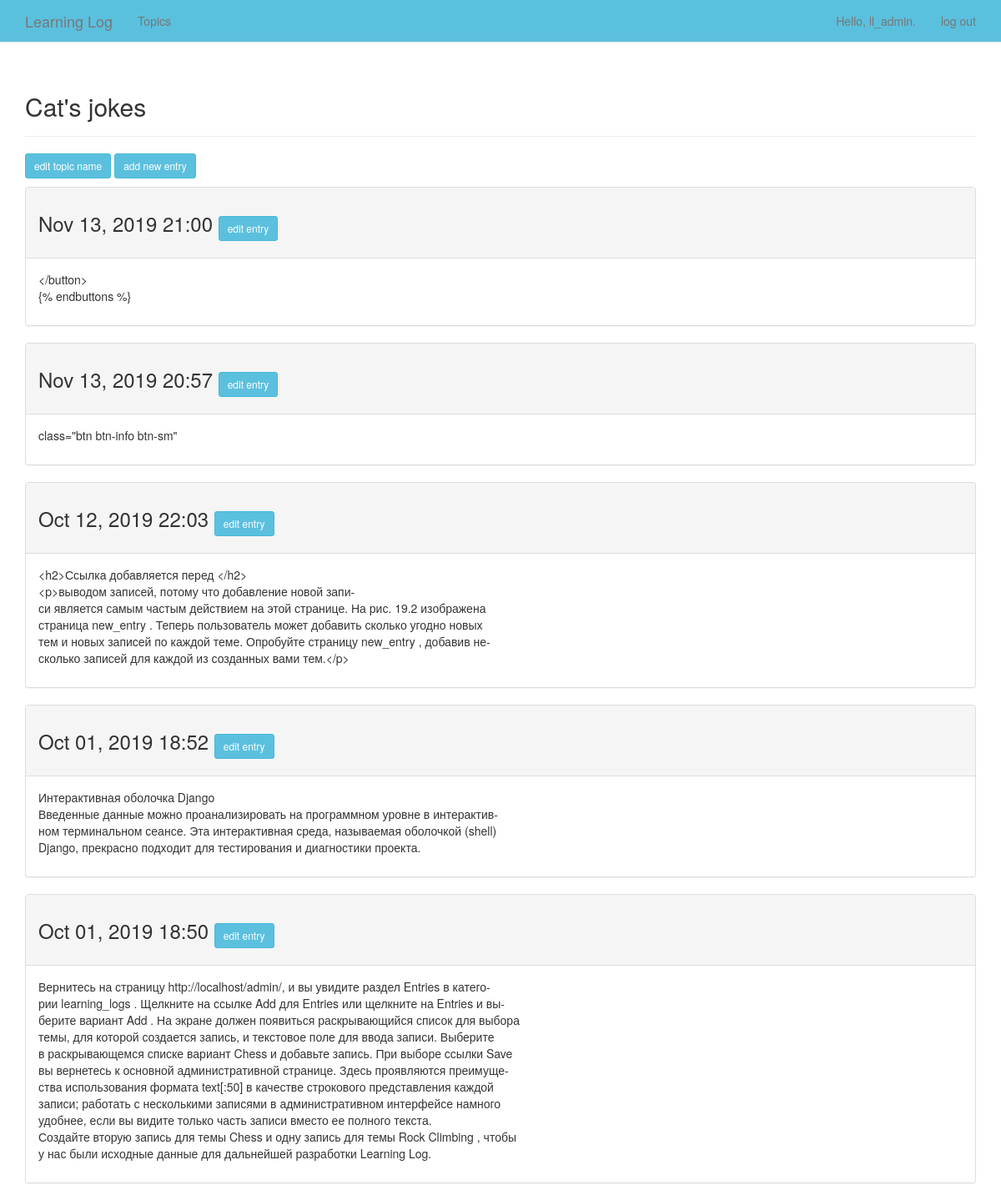
The page /topics/1/ (signed in) on the database its author committed.
### learning_logs/models.py (models this page shows, shortened)
class Topic(models.Model):
    text = models.CharField(max_length=200)
    date_added = models.DateTimeField(auto_now_add=True)
    owner = models.ForeignKey(User, on_delete=models.CASCADE)
    def __str__(self):
        return self.text

class Entry(models.Model):
    topic = models.ForeignKey(Topic, on_delete=models.CASCADE, )
    text = models.TextField()
    date_added = models.DateTimeField(auto_now_add=True)
    class Meta:
        verbose_name_plural = 'entries'

### learning_logs/views.py (the view)
# urls.py: path('topics/<int:topic_id>/', views.topic, name='topic'),
@login_required
def topic(request, topic_id):
    topic = Topic.objects.get(id=topic_id)
    if topic.owner != request.user:
        raise Http404
    entries = topic.entry_set.order_by('-date_added')
    context = {'topic': topic, 'entries': entries}
    return render(request, 'learning_logs/topic.html', context)

### learning_logs/templates/learning_logs/topic.html
{% extends "learning_logs/base.html" %}
{% block header %}
<h2>{{ topic }}</h2>
{% endblock header %}
{% block content %}
<p>
    <a href="{% url 'learning_logs:edit_topic' topic.id %}" class="btn btn-info btn-sm">edit topic name</a>
    <a href="{% url 'learning_logs:new_entry' topic.id %}" class="btn btn-info btn-sm">add new entry</a>
</p>
{% for entry in entries %}
<div class="panel panel-default">
    <div class="panel-heading">
        <h3>
            {{ entry.date_added|date:'M d, Y H:i' }}
            <small>
                <a href="{% url 'learning_logs:edit_entry' entry.id %}" class="btn btn-info btn-sm">
                    edit entry</a>
            </small>
        </h3>
    </div>
    <div class="panel-body">
        {{ entry.text|linebreaks }}
    </div>
</div>
{% empty %}
<h3>There are no entries for this topic yet.</h3>
{% endfor %}
{% endblock content %}

### learning_logs/templates/learning_logs/base.html (shortened to what this page needs)
{% load bootstrap3 %}
<!DOCTYPE html>
<html lang="en">
<head>
    {% bootstrap_css %}
</head>
<body>
<nav class="navbar navbar-default navbar-static-top" style="background-color: #5bc0de;">
    <div class="container">
        <div class="navbar-header">
            <a class="navbar-brand" href="{% url 'learning_logs:index' %}">
                Learning Log</a>
        </div>
        <div id="navbar" class="navbar-collapse collapse">
            <ul class="nav navbar-nav">
                <li><a href="{% url 'learning_logs:topics' %}">Topics</a></li>
            </ul>
            <ul class="nav navbar-nav navbar-right">
                {% if user.is_authenticated %}
                <li><a>Hello, {{ user.username }}.</a></li>
                <li><a href="{% url 'users:logout' %}">log out</a></li>
                {% else %}
                <li><a href="{% url 'users:register' %}">register</a></li>
                <li><a href="{% url 'users:login' %}">log in</a></li>
                {% endif %}
            </ul>
        </div>
    </div>
</nav>
<div class="container">
    <div class="page-header">
        {% block header %}{% endblock header %}
    </div>
    <div>
        {% block content %}{% endblock content %}
    </div>
</div>
</body>
</html>

### rows shown on the page
Topic: text "Cat's jokes"
Entry: date_added "Nov 13, 2019 21:00", text "</button> {% endbuttons %}"
Entry: date_added "Nov 13, 2019 20:57", text "class=\"btn btn-info btn-sm\""
Entry: date_added "Oct 12, 2019 22:03", text "<h2>Ссылка добавляется перед </h2> <p>выводом записей, потому что добавление новой запи- си является самым частым действием на этой странице. На рис. 19.2 изображена страница new_entry . Теперь пользователь может добавить сколько угодно новых тем и новых записей по каждой теме. Опробуйте страницу new_entry , добавив не- сколько записей для каждой из созданных вами тем.</p>"
Entry: date_added "Oct 01, 2019 18:52", text "Интерактивная оболочка Django Введенные данные можно проанализировать на программном уровне в интерактив- ном терминальном сеансе. Эта интерактивная среда, называемая оболочкой (shell) Django, прекрасно подходит для тестирования и диагностики проекта."
Entry: date_added "Oct 01, 2019 18:50", text "Вернитесь на страницу http://localhost/admin/, и вы увидите раздел Entries в катего- рии learning_logs . Щелкните на ссылке Add для Entries или щелкните на Entries и вы- берите вариант Add . На экране должен появиться раскрывающийся список для выбора темы, для которой создается запись, и текстовое поле для ввода записи. Выберите в раскрывающемся списке вариант Chess и добавьте запись. При выборе ссылки Save вы вернетесь к основной административной странице. Здесь проявляются преимуще- ства использования формата text[:50] в качестве строкового представления каждой записи; работать с несколькими записями в административном интерфейсе намного удобнее, если вы видите только часть записи вместо…"

### other values the page prints
{{ user.username }} "ll_admin"
